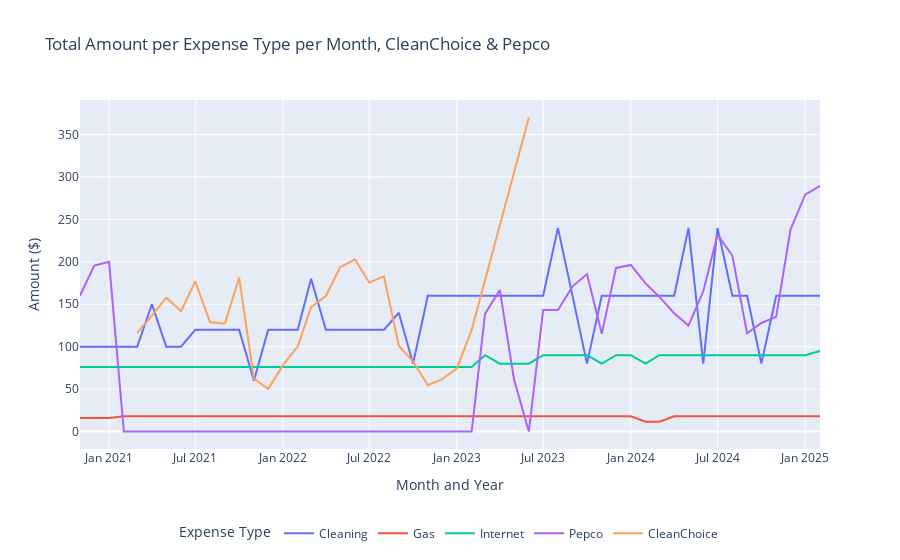

The notebook cell this image was saved under:
### Markdown cell above
<a id="spend-per-category-per-month"></a>
## Spend per Category per Month
[Back to Top](#)

### Code cell
# group by year, month, and expense type, then sum Amount
monthly_expense_amount = (
    df.groupby([df["Date"].dt.to_period("M"), "Expense"])["Amount"].sum().reset_index()
)
monthly_expense_amount["Date"] = monthly_expense_amount["Date"].astype(
    str
)  # convert to string for Plotly

# plot
fig = px.line(
    monthly_expense_amount,
    x="Date",
    y="Amount",
    color="Expense",
    title="Total Amount per Expense Type per Month, CleanChoice & Pepco",
    labels={
        "Date": "Month and Year",
        "Amount": "Amount ($)",
        "Expense": "Expense Type",
    },
    hover_data={"Expense": True},
)

# format y-axis to show currency
fig.update_traces(
    hovertemplate="Month and Year: %{x}<br>Amount: $%{y:.2f}<br>Expense Type: %{customdata}"
)

# legend to center bottom
fig.update_layout(
    legend=dict(
        orientation="h",
        x=0.5,
        xanchor="center",
        y=-0.2
    )
)

fig.show()

### Figure 1 — Plotly figure (JSON) as saved in the notebook; plotly's stock layout.template omitted (floating-point values rounded to 4 significant figures)
{"data": [{"customdata": [["Cleaning"], ["Cleaning"], ["Cleaning"], ["Cleaning"], ["Cleaning"], ["Cleaning"], ["Cleaning"], ["Cleaning"], ["Cleaning"], ["Cleaning"], ["Cleaning"], ["Cleaning"], ["Cleaning"], ["Cleaning"], ["Cleaning"], ["Cleaning"], ["Cleaning"], ["Cleaning"], ["Cleaning"], ["Cleaning"], ["Cleaning"], ["Cleaning"], ["Cleaning"], ["Cleaning"], ["Cleaning"], ["Cleaning"], ["Cleaning"], ["Cleaning"], ["Cleaning"], ["Cleaning"], ["Cleaning"], ["Cleaning"], ["Cleaning"], ["Cleaning"], ["Cleaning"], ["Cleaning"], ["Cleaning"], ["Cleaning"], ["Cleaning"], ["Cleaning"], ["Cleaning"], ["Cleaning"], ["Cleaning"], ["Cleaning"], ["Cleaning"], ["Cleaning"], ["Cleaning"], ["Cleaning"], ["Cleaning"], ["Cleaning"], ["Cleaning"], ["Cleaning"]], "hovertemplate": "Month and Year: %{x}<br>Amount: $%{y:.2f}<br>Expense Type: %{customdata}", "legendgroup": "Cleaning", "line": {"color": "#636efa", "dash": "solid"}, "marker": {"symbol": "circle"}, "mode": "lines", "name": "Cleaning", "orientation": "v", "showlegend": true, "type": "scatter", "x": ["2020-11", "2020-12", "2021-01", "2021-02", "2021-03", "2021-04", "2021-05", "2021-06", "2021-07", "2021-08", "2021-09", "2021-10", "2021-11", "2021-12", "2022-01", "2022-02", "2022-03", "2022-04", "2022-05", "2022-06", "2022-07", "2022-08", "2022-09", "2022-10", "2022-11", "2022-12", "2023-01", "2023-02", "2023-03", "2023-04", "2023-05", "2023-06", "2023-07", "2023-08", "2023-09", "2023-10", "2023-11", "2023-12", "2024-01", "2024-02", "2024-03", "2024-04", "2024-05", "2024-06", "2024-07", "2024-08", "2024-09", "2024-10", "2024-11", "2024-12", "2025-01", "2025-02"], "xaxis": "x", "y": [100, 100, 100, 100, 100, 150, 100, 100, 120, 120, 120, 120, 60, 120, 120, 120, 180, 120, 120, 120, 120, 120, 140, 80, 160, 160, 160, 160, 160, 160, 160, 160, 160, 240, 160, 80, 160, 160, 160, 160, 160, 160, 240, 80, 240, 160, 160, 80, 160, 160, 160, 160], "yaxis": "y"}, {"customdata": [["Gas"], ["Gas"], ["Gas"], ["Gas"], ["Gas"], ["Gas"], ["Gas"], ["Gas"], ["Gas"], ["Gas"], ["Gas"], ["Gas"], ["Gas"], ["Gas"], ["Gas"], ["Gas"], ["Gas"], ["Gas"], ["Gas"], ["Gas"], ["Gas"], ["Gas"], ["Gas"], ["Gas"], ["Gas"], ["Gas"], ["Gas"], ["Gas"], ["Gas"], ["Gas"], ["Gas"], ["Gas"], ["Gas"], ["Gas"], ["Gas"], ["Gas"], ["Gas"], ["Gas"], ["Gas"], ["Gas"], ["Gas"], ["Gas"], ["Gas"], ["Gas"], ["Gas"], ["Gas"], ["Gas"], ["Gas"], ["Gas"], ["Gas"], ["Gas"], ["Gas"]], "hovertemplate": "Month and Year: %{x}<br>Amount: $%{y:.2f}<br>Expense Type: %{customdata}", "legendgroup": "Gas", "line": {"color": "#EF553B", "dash": "solid"}, "marker": {"symbol": "circle"}, "mode": "lines", "name": "Gas", "orientation": "v", "showlegend": true, "type": "scatter", "x": ["2020-11", "2020-12", "2021-01", "2021-02", "2021-03", "2021-04", "2021-05", "2021-06", "2021-07", "2021-08", "2021-09", "2021-10", "2021-11", "2021-12", "2022-01", "2022-02", "2022-03", "2022-04", "2022-05", "2022-06", "2022-07", "2022-08", "2022-09", "2022-10", "2022-11", "2022-12", "2023-01", "2023-02", "2023-03", "2023-04", "2023-05", "2023-06", "2023-07", "2023-08", "2023-09", "2023-10", "2023-11", "2023-12", "2024-01", "2024-02", "2024-03", "2024-04", "2024-05", "2024-06", "2024-07", "2024-08", "2024-09", "2024-10", "2024-11", "2024-12", "2025-01", "2025-02"], "xaxis": "x", "y": [16, 16, 16, 18, 18, 18, 18, 18, 18, 18, 18, 18, 18, 18, 18, 18, 18, 18, 18, 18, 18, 18, 18, 18, 18, 18, 18, 18, 18, 18, 18, 18, 18, 18, 18, 18, 18, 18, 18, 11.66, 11.66, 18, 18, 18, 18, 18, 18, 18, 18, 18, 18, 18], "yaxis": "y"}, {"customdata": [["Internet"], ["Internet"], ["Internet"], ["Internet"], ["Internet"], ["Internet"], ["Internet"], ["Internet"], ["Internet"], ["Internet"], ["Internet"], ["Internet"], ["Internet"], ["Internet"], ["Internet"], ["Internet"], ["Internet"], ["Internet"], ["Internet"], ["Internet"], ["Internet"], ["Internet"], ["Internet"], ["Internet"], ["Internet"], ["Internet"], ["Internet"], ["Internet"], ["Internet"], ["Internet"], ["Internet"], ["Internet"], ["Internet"], ["Internet"], ["Internet"], ["Internet"], ["Internet"], ["Internet"], ["Internet"], ["Internet"], ["Internet"], ["Internet"], ["Internet"], ["Internet"], ["Internet"], ["Internet"], ["Internet"], ["Internet"], ["Internet"], ["Internet"], ["Internet"], ["Internet"]], "hovertemplate": "Month and Year: %{x}<br>Amount: $%{y:.2f}<br>Expense Type: %{customdata}", "legendgroup": "Internet", "line": {"color": "#00cc96", "dash": "solid"}, "marker": {"symbol": "circle"}, "mode": "lines", "name": "Internet", "orientation": "v", "showlegend": true, "type": "scatter", "x": ["2020-11", "2020-12", "2021-01", "2021-02", "2021-03", "2021-04", "2021-05", "2021-06", "2021-07", "2021-08", "2021-09", "2021-10", "2021-11", "2021-12", "2022-01", "2022-02", "2022-03", "2022-04", "2022-05", "2022-06", "2022-07", "2022-08", "2022-09", "2022-10", "2022-11", "2022-12", "2023-01", "2023-02", "2023-03", "2023-04", "2023-05", "2023-06", "2023-07", "2023-08", "2023-09", "2023-10", "2023-11", "2023-12", "2024-01", "2024-02", "2024-03", "2024-04", "2024-05", "2024-06", "2024-07", "2024-08", "2024-09", "2024-10", "2024-11", "2024-12", "2025-01", "2025-02"], "xaxis": "x", "y": [76, 76, 76, 76, 76, 76, 76, 76, 76, 76, 76, 76, 76, 76, 76, 76, 76, 76, 76, 76, 76, 76, 76, 76, 76, 76, 76, 76, 89.99, 79.99, 79.99, 79.99, 89.99, 89.99, 89.99, 89.99, 79.99, 89.99, 89.99, 79.99, 89.99, 89.99, 89.99, 89.99, 89.99, 89.99, 89.99, 89.99, 89.99, 89.99, 89.99, 94.99], "yaxis": "y"}, {"customdata": [["Pepco"], ["Pepco"], ["Pepco"], ["Pepco"], ["Pepco"], ["Pepco"], ["Pepco"], ["Pepco"], ["Pepco"], ["Pepco"], ["Pepco"], ["Pepco"], ["Pepco"], ["Pepco"], ["Pepco"], ["Pepco"], ["Pepco"], ["Pepco"], ["Pepco"], ["Pepco"], ["Pepco"], ["Pepco"], ["Pepco"], ["Pepco"], ["Pepco"], ["Pepco"], ["Pepco"], ["Pepco"], ["Pepco"], ["Pepco"], ["Pepco"], ["Pepco"], ["Pepco"], ["Pepco"], ["Pepco"], ["Pepco"], ["Pepco"], ["Pepco"], ["Pepco"], ["Pepco"], ["Pepco"], ["Pepco"], ["Pepco"], ["Pepco"], ["Pepco"], ["Pepco"], ["Pepco"], ["Pepco"], ["Pepco"], ["Pepco"], ["Pepco"], ["Pepco"]], "hovertemplate": "Month and Year: %{x}<br>Amount: $%{y:.2f}<br>Expense Type: %{customdata}", "legendgroup": "Pepco", "line": {"color": "#ab63fa", "dash": "solid"}, "marker": {"symbol": "circle"}, "mode": "lines", "name": "Pepco", "orientation": "v", "showlegend": true, "type": "scatter", "x": ["2020-11", "2020-12", "2021-01", "2021-02", "2021-03", "2021-04", "2021-05", "2021-06", "2021-07", "2021-08", "2021-09", "2021-10", "2021-11", "2021-12", "2022-01", "2022-02", "2022-03", "2022-04", "2022-05", "2022-06", "2022-07", "2022-08", "2022-09", "2022-10", "2022-11", "2022-12", "2023-01", "2023-02", "2023-03", "2023-04", "2023-05", "2023-06", "2023-07", "2023-08", "2023-09", "2023-10", "2023-11", "2023-12", "2024-01", "2024-02", "2024-03", "2024-04", "2024-05", "2024-06", "2024-07", "2024-08", "2024-09", "2024-10", "2024-11", "2024-12", "2025-01", "2025-02"], "xaxis": "x", "y": [160.3, 195.5, 200, 0, 0, 0, 0, 0, 0, 0, 0, 0, 0, 0, 0, 0, 0, 0, 0, 0, 0, 0, 0, 0, 0, 0, 0, 0, 138.7, 166.8, 60.94, 0, 143.2, 143.2, 171.1, 185.5, 115.3, 192.8, 196.3, 174.6, 158.6, 139.3, 124.9, 165.3, 231.9, 207.4, 115.7, 127.9, 135.2, 237.8, 279.2, 289.4], "yaxis": "y"}, {"customdata": [["CleanChoice"], ["CleanChoice"], ["CleanChoice"], ["CleanChoice"], ["CleanChoice"], ["CleanChoice"], ["CleanChoice"], ["CleanChoice"], ["CleanChoice"], ["CleanChoice"], ["CleanChoice"], ["CleanChoice"], ["CleanChoice"], ["CleanChoice"], ["CleanChoice"], ["CleanChoice"], ["CleanChoice"], ["CleanChoice"], ["CleanChoice"], ["CleanChoice"], ["CleanChoice"], ["CleanChoice"], ["CleanChoice"], ["CleanChoice"], ["CleanChoice"]], "hovertemplate": "Month and Year: %{x}<br>Amount: $%{y:.2f}<br>Expense Type: %{customdata}", "legendgroup": "CleanChoice", "line": {"color": "#FFA15A", "dash": "solid"}, "marker": {"symbol": "circle"}, "mode": "lines", "name": "CleanChoice", "orientation": "v", "showlegend": true, "type": "scatter", "x": ["2021-03", "2021-04", "2021-05", "2021-06", "2021-07", "2021-08", "2021-09", "2021-10", "2021-11", "2021-12", "2022-01", "2022-02", "2022-03", "2022-04", "2022-05", "2022-06", "2022-07", "2022-08", "2022-09", "2022-10", "2022-11", "2022-12", "2023-01", "2023-02", "2023-06"], "xaxis": "x", "y": [116.2, 136.5, 157.7, 141.9, 176.9, 128.8, 127.2, 181.4, 62.2, 50.04, 78.24, 100.3, 146.7, 159.7, 193.7, 203.0, 175.7, 182.8, 101.2, 82.46, 54.51, 61.62, 74.53, 119.8, 370.1], "yaxis": "y"}], "layout": {"legend": {"orientation": "h", "title": {"text": "Expense Type"}, "tracegroupgap": 0, "x": 0.5, "xanchor": "center", "y": -0.2}, "title": {"text": "Total Amount per Expense Type per Month, CleanChoice & Pepco"}, "xaxis": {"anchor": "y", "domain": [0, 1], "title": {"text": "Month and Year"}}, "yaxis": {"anchor": "x", "domain": [0, 1], "title": {"text": "Amount ($)"}}}}
